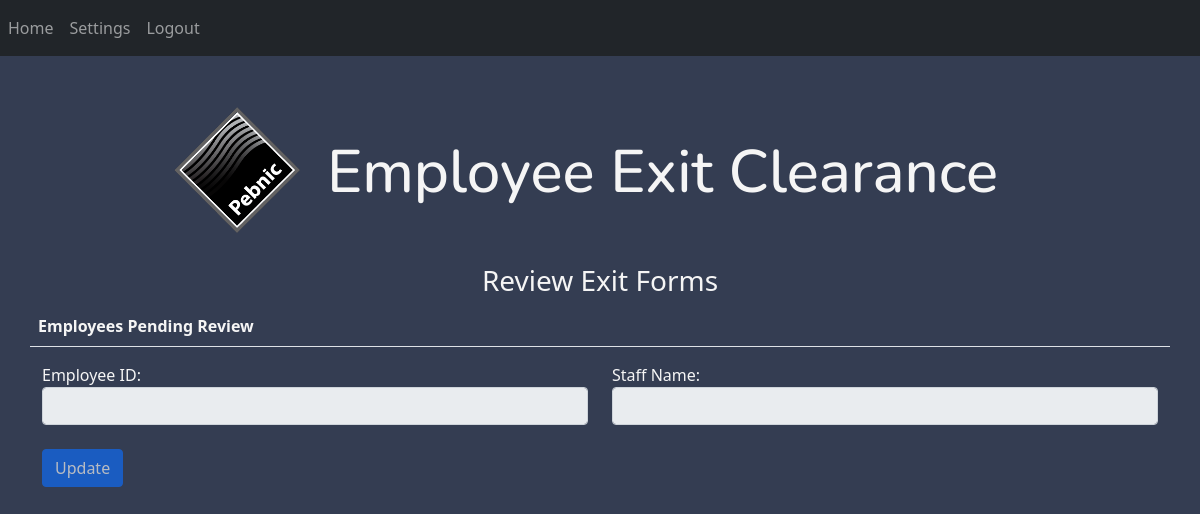
/review (signed in), run on an earlier commit of the app's database.
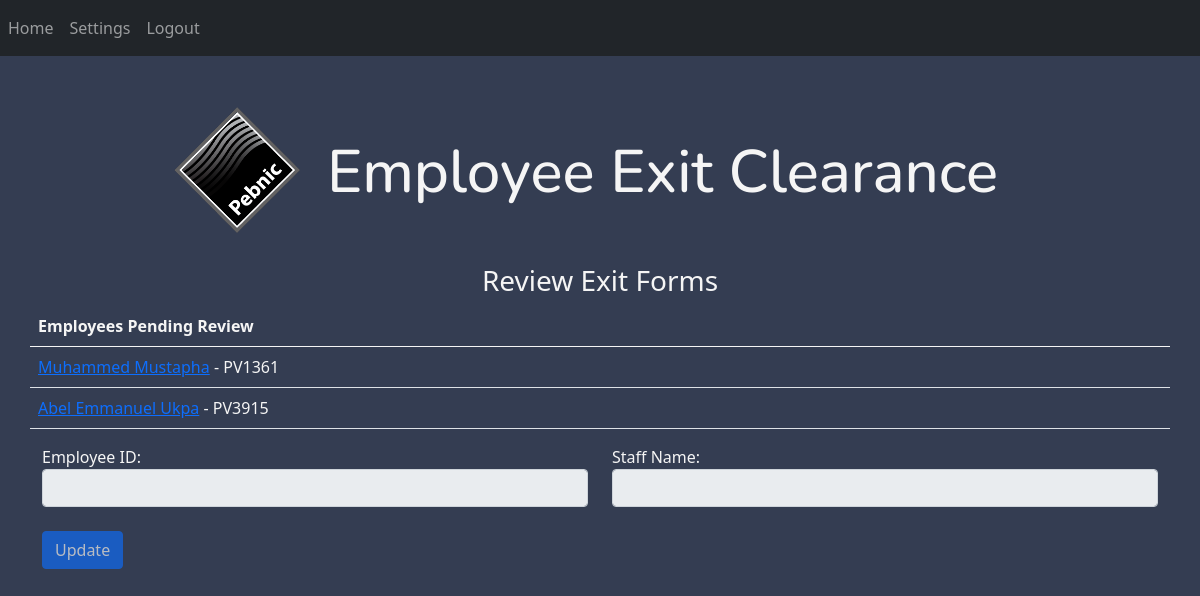
And on a later commit of the database.
### website/models.py (models this page shows)
class ExitEmployees(db.Model):
    id = db.Column(db.Integer, primary_key=True)
    sendto = db.Column(db.String(150))
    employee_id = db.Column(db.String(150), unique=True)
    staff_name = db.Column(db.String(150))
    department = db.Column(db.String(150))
    location = db.Column(db.String(150))
    confirmed_employee=db.Column(db.String(20))
    employmentdate = db.Column(db.String(150))
    res_received_date = db.Column(db.String(150))
    req_notice = db.Column(db.Integer)
    prop_exitdate = db.Column(db.String(150))
    cal_exitdate = db.Column(db.String(150))
    days_inlieu =db.Column(db.Integer)
    leave_days = db.Column(db.Integer)
    sendto_name = db.Column(db.String(150))
    sendto_email = db.Column(db.String(150))
    hr_signatory = db.Column(db.String(150))
    hr_signatory_email = db.Column(db.String(150))
    bus_damages_recoverable = db.Column(db.Integer)
    bus_cash_recoverable = db.Column(db.Integer)
    id_collected = db.Column(db.String(20))
    uniform_collected = db.Column(db.String(20))
    hmo_collected = db.Column(db.String(20))
    bus_signatory = db.Column(db.String(150))
    excess_car_main = db.Column(db.Integer)
    fin_damages_recoverable = db.Column(db.Integer)
    fin_cash_recoverable = db.Column(db.Integer)
    other_charges = db.Column(db.Integer)
    fin_signatory = db.Column(db.String(150))
    laptop_make = db.Column(db.String(150))
    laptop_sn = db.Column(db.String(150))
    phone_make = db.Column(db.String(150))
    phone_sn = db.Column(db.String(150))
    ipad_make = db.Column(db.String(150))
    ipad_sn = db.Column(db.String(150))
    cug_debt = db.Column(db.Integer)
    it_signatory = db.Column(db.String(150))
    loan_balance = db.Column(db.Integer)
    rent_loan = db.Column(db.Integer)
    car_brand = db.Column(db.String(150))
    car_rn = db.Column(db.String(150))
    car_status = db.Column(db.String(150))
    accom_status = db.Column(db.String(150))
    travel_advance = db.Column(db.String(150))
    pay_employee_notice = db.Column(db.Integer)
    pay_company_notice = db.Column(db.Integer)
    cs_signatory = db.Column(db.String(150))
    hr_id_collected = db.Column(db.String(20))
    hr_uniform_collected = db.Column(db.String(20))
    hr_hmo_collected = db.Column(db.String(20))
    hr_laptop_collected = db.Column(db.String(20))
    hr_phone_collected = db.Column(db.String(20))
    hr_ipad_collected = db.Column(db.String(20))
    hr_car_collected = db.Column(db.String(20))
    hr_remarks = db.Column(db.String(10000))
    final_approval_status = db.Column(db.String(50))

### website/views.py (the view)
@views.route('/review', methods=['GET', 'POST'])
@login_required
def review():
    exit_employees = ExitEmployees.query.order_by(ExitEmployees.id)
    return render_template("review.html", user=current_user, exit_employees=exit_employees)

### website/templates/review.html (shortened to what this page needs)
{% extends "base.html" %}
{% block stylesheet %}<link rel="stylesheet" href="{{url_for('static', filename='review.css')}}">{% endblock %}
{% block content %}
    <br>
    <h3 align="center">Review Exit Forms</h3>
    <br>
    <table class="table table-hover ">
        <thead>
            <tr>
              <th class="tghead">Employees Pending Review</th>
            </tr>
          </thead>
        {% for employee in exit_employees %}
            {% if employee.sendto == 'IT' and user.department == "IT" and user.head_status == "Yes" %}
                <tr>
                    <td><a href="{{url_for('views.update', id=employee.id)}}">{{employee.staff_name}}</a> - {{employee.employee_id}}</td>
                </tr>
            {% elif employee.sendto == "CS" and user.department == "CS" and user.head_status == "Yes" %}
                <tr>
                    <td><a href="{{url_for('views.update', id=employee.id)}}">{{employee.staff_name}}</a> - {{employee.employee_id}}</td>
                </tr>
            {% elif employee.sendto == "Finance" and user.department == "Finance" and user.head_status == "Yes" %}
                <tr>
                    <td><a href="{{url_for('views.update', id=employee.id)}}">{{employee.staff_name}}</a> - {{employee.employee_id}}</td>
                </tr>
            {% elif employee.sendto == "HR" and user.department == "HR" and employee.hr_signatory_email == user.email and user.head_status =="No" and employee.final_approval_status != "Approved"%}
                <tr>
                    <td><a href="{{url_for('views.update', id=employee.id)}}">{{employee.staff_name}}</a> - {{employee.employee_id}}</td>
                </tr>
            {% elif (employee.sendto == "Operations" or employee.sendto == "Technical" or employee.sendto == "GZEP" or employee.sendto == "PVL") and (user.department == "Operations" or user.department == "Technical" or user.department == "GZEP" or user.department == "PVL") and employee.sendto_email == user.email %}
                <tr>
                    <td><a href="{{url_for('views.update', id=employee.id)}}">{{employee.staff_name}}</a> - {{employee.employee_id}}</td>
                </tr>
            {% elif employee.sendto_email == user.email and (employee.sendto == "Operations" or employee.sendto == "Technical" or employee.sendto == "GZEP" or employee.sendto == "PVL") and user.head_status == "No" %}
                <tr>
                    <td><a href="{{url_for('views.update', id=employee.id)}}">{{employee.staff_name}}</a> - {{employee.employee_id}}</td>
                </tr>
            {% endif %}
        {% endfor %}
    </table>
    <form method="POST">
        <div class="row">
            <div class="col">
                <div class="form-group">
                    <label for="employee_id">Employee ID:</label>
                    <input type="text" class="form-control" id="employee_id" name="employee_id"  disabled/>
                </div>
            </div>
            <div class="col">
                <div class="form-group">
                    <label for="staff_name">Staff Name:</label>
                    <input type="text" class="form-control" id="staff_name" name="staff_name"  disabled/>
                </div>
            </div>
        </div>
        <br>
        <button type="submit" class="btn btn-primary" disabled>Update</button>
        <br>
        <br>
    </form>
{% endblock %}

### website/templates/base.html (shortened to what this page needs)
<!DOCTYPE html>
<html lang="en">
<head>
    {% block stylesheet %}{% endblock %}
    <link rel="stylesheet" href="{{url_for('static', filename='base.css')}}">
    <link rel="stylesheet" href="{{url_for('static', filename='bootstrap.min.css')}}">
    <link rel="stylesheet" href="https://cdn.jsdelivr.net/npm/@fortawesome/fontawesome-free@6.2.0/css/fontawesome.min.css">
</head>
<body>
    <header>
        <nav class="navbar navbar-expand-lg navbar-dark bg-dark">
            <div class="collapse navbar-collapse" id="navbar">
                <div class="navbar-nav">
                    {% if user.is_authenticated %}
                    <a class="nav-item nav-link align-middle" id="home" href="/">Home</a>
                    <a class="nav-item nav-link align-middle" id="settings" href="/settings">Settings</a>
                    <a class="nav-item nav-link align-middle" id="logout" href="/logout">Logout</a>
                    {% else %}
                    <a class="nav-item nav-link align-middle" id="login" href="/login">Login</a>
                    {% endif %}
                </div>
            </div>
        </nav>
    </header>
    <div class="container">
        <div class="row">
            <div class="col-3 logo"><img src="{{url_for('static', filename='logo.png')}}" class="logo-image"></div>
            <div class="col-9 align-middle"> <h1 class="logo-title">Employee Exit Clearance</h1><br><br></div>
        </div>
        <div class="row">
            {% block content %}
            {% endblock %}
        </div>
    </div>
</body>
</html>

### website/static/review.css (style rules this page uses)
body { background-color: #343d52 !important; }
h1,h2,h3,h4, label,p { color: whitesmoke; }
.table .tghead { font-weight:bold;text-align:left; color: whitesmoke; }
td { color: whitesmoke; }

### website/static/base.css (style rules this page uses)
.logo-image { width: 50%; height: auto; padding-top: 50px; margin: 0; vertical-align: middle; float: right; }
body { overflow:auto; }
.logo-title { font-family: 'Nunito', sans-serif; color: whitesmoke; font-size: 5vw; padding-top: 80px; }
.logo { padding-right: 0%; }

What changed in the data, as far as the page shows it:
added ExitEmployees: staff_name "Muhammed Mustapha", employee_id "PV1361"
added ExitEmployees: staff_name "Abel Emmanuel Ukpa", employee_id "PV3915"
